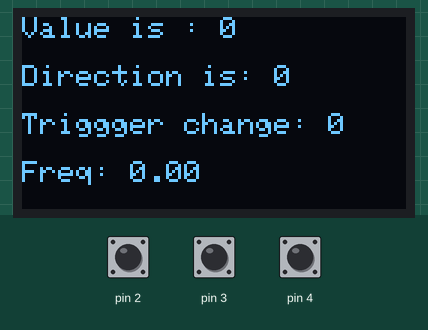
Bench run of a sketch on a simulated Arduino Uno, built with avr-gcc and run on an emulated ATmega328P. Shown: 128×64 one-colour display. The test bench sets the inputs (shaded band); at power-on: pin 2 HIGH, pin 4 HIGH, pin 3 HIGH.

Above: at 1.2 s.
1.3 s: pin 2 pulled LOW for 0.15 s
At 2.5 s:
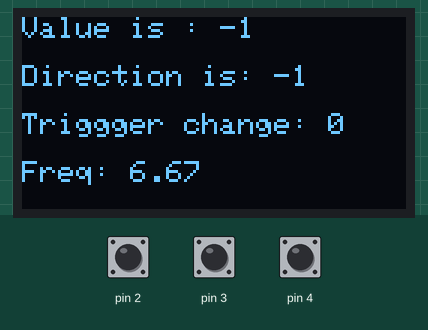
3.0 s: pin 4 pulled LOW for 0.15 s
At 4.0 s:
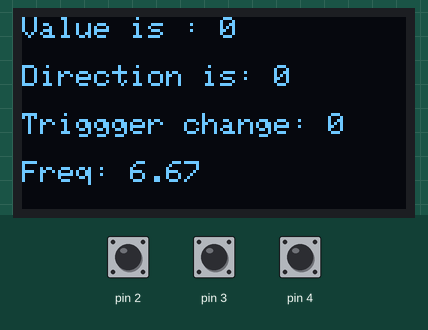
4.6 s: pin 2 pulled LOW for 1 s
At 6.6 s:
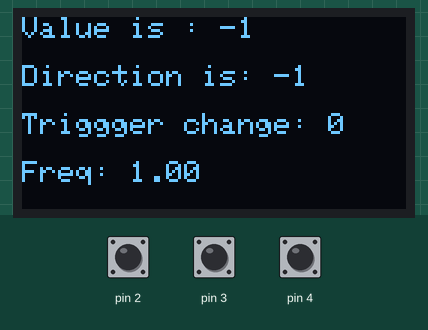
7.1 s: pin 4 pulled LOW for 1 s
At 8.2 s:
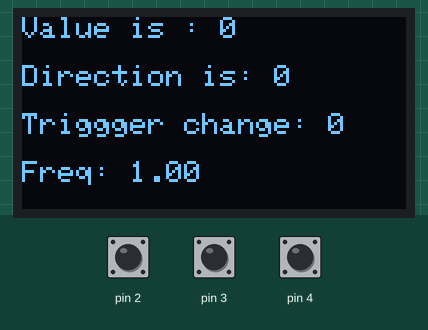
Timing chart, 0 to 10.1 s (numbered marks = the images above; inputs shaded):
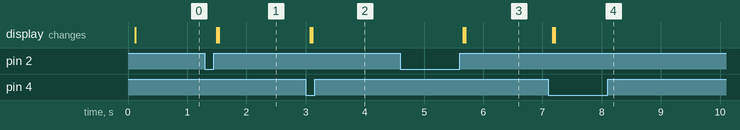

The sketch:

example_oled_SSD1306.ino
```cpp
/**
 * Test MENU DISPLAY
 *
 *  display SSD1306 I2C 4 PIN
 *    SDA: A4
 *    SCL: A5
 *
 *  Rotary encoder KY-040
 *    CLK: 2
 *    DT:  3
 *    SWC: 4
 */
#include <SPI.h>
#include <Wire.h>
#include <Adafruit_GFX.h>
#include <Adafruit_SSD1306.h>

//display settings
#define SCREEN_WIDTH 128
#define SCREEN_HEIGHT 64
#define SCREEN_ADDRESS 0x3C
#define OLED_RESET -1 //il pin reset: -1 per reset di arduino o altro pin
Adafruit_SSD1306 display(SCREEN_WIDTH, SCREEN_HEIGHT, &Wire);

//encoder
#include "SD4RotaryEncoder.h"
SD4RotaryEncoder encoder(2,3,4);

void setup(){

  Serial.begin(57600);

  if(!display.begin(SSD1306_SWITCHCAPVCC, SCREEN_ADDRESS)) {
    Serial.println(F("SSD1306 allocation failed"));
    return;
  }

  display.clearDisplay();

  display.setTextSize(1);
  display.setTextColor(SSD1306_WHITE);
  display.setCursor(0, 0);
  display.println("Display init");
  display.display();

}

void loop(){

    encoder.idle(); //wait for read changes

    long value = encoder.getValue();
    short swc = encoder.getSwc();
    short dir = encoder.getDirection(); // -1 (counterclockwise) 0(initial value) +1 (clockwise)
    float freq = encoder.getFrequency(); //rotating frequency in Hz
    bool isValueChanged  = encoder.isValueChanged();

    //when switch occour we reset value
    if(swc)
    {
      encoder.resetValue();
    }

    display.setCursor(0, 0);
    display.print("Value is : ");
    display.println(value);
    display.print("\nDirection is: ");
    display.println(dir);
    display.print("\nTriggger change: ");
    display.println(isValueChanged);
    display.print("\nFreq: ");
    display.println(freq);
    display.display();

    display.clearDisplay();

}
```

SD4RotaryEncoder.cpp
```cpp
// (licence header left out)
#include "Arduino.h"
#include "SD4RotaryEncoder.h"

//some init
static short SD4RotaryEncoder::_pinClk = -1;
static short SD4RotaryEncoder::_pinDt = -1;
static short SD4RotaryEncoder::_pinSwc = -1;
static short SD4RotaryEncoder::_clk = 0;
static short SD4RotaryEncoder::_dt = 0;
static short SD4RotaryEncoder::_swc = 0;
static short SD4RotaryEncoder::_direction = 0; //can be: -1 (counterclockwise) 0(initial value) +1 (clockwise)
static long  SD4RotaryEncoder::_value = 0;
static long  SD4RotaryEncoder::_oldvalue = 0;
static float SD4RotaryEncoder::_frequency = 0;
static float SD4RotaryEncoder::_millis = 0;
static bool  SD4RotaryEncoder::_trigger = false;

//contruct
//clk pin must be external interrupt, otherwise not works
SD4RotaryEncoder::SD4RotaryEncoder(short clk, short dt, short swc)
{
    //pin assignment
     SD4RotaryEncoder::_pinClk = clk;
     SD4RotaryEncoder::_pinDt = dt;
     SD4RotaryEncoder::_pinSwc = swc;

    pinMode(SD4RotaryEncoder::_pinClk, INPUT_PULLUP);
    pinMode(SD4RotaryEncoder::_pinDt, INPUT_PULLUP);
    pinMode(SD4RotaryEncoder::_pinSwc, INPUT_PULLUP);

    attachInterrupt(digitalPinToInterrupt(SD4RotaryEncoder::_pinClk),&SD4RotaryEncoder::avrCallback,CHANGE);
};

short SD4RotaryEncoder::getClk(){
    return SD4RotaryEncoder::_clk;
};

short SD4RotaryEncoder::getDt(){
    return SD4RotaryEncoder::_dt;
};

short SD4RotaryEncoder::getSwc(){
    return !SD4RotaryEncoder::_swc;
};

short SD4RotaryEncoder::getDirection(){
   return SD4RotaryEncoder::_direction;
}

long SD4RotaryEncoder::getValue(){

     return SD4RotaryEncoder::_value;
};

float SD4RotaryEncoder::getFrequency(){
    return SD4RotaryEncoder::_frequency;
}

void SD4RotaryEncoder::avrCallback(){
    /*
     * We have 5 step per direction
     *
       n  ck dt
       1   1  1  > idle
       2   0  1  > rotate clockwise
       3   0  0  > indeterminate
       4   1  0  > rotate counterclockwise
       5   1  1  > idle

      Rotate SX
       n  ck dt
       1   1  1  > idle
       2   1  0  > change sign
       3   0  0  > indeterminate
       4   0  1  > change sign
       5   1  1  > idle
     */

    volatile short clk = SD4RotaryEncoder::_clk = digitalRead(SD4RotaryEncoder::_pinClk);
    volatile short dt = SD4RotaryEncoder::_dt = digitalRead(SD4RotaryEncoder::_pinDt);
    volatile short step = (clk<<1) | dt;
    volatile float f = 0;

    if(!SD4RotaryEncoder::_millis) SD4RotaryEncoder::_millis = micros();

    if(step==2) SD4RotaryEncoder::_direction=1;
    if(step==3) SD4RotaryEncoder::_direction=-1;

    if(step==2 || step==3){
        SD4RotaryEncoder::_value+=(1*SD4RotaryEncoder::_direction);
        f = (micros()-SD4RotaryEncoder::_millis);
        if(f>500)
        {
           SD4RotaryEncoder::_frequency = 1/(f/1000000); //hz
        }

        SD4RotaryEncoder::_millis = 0;
    }
}

void SD4RotaryEncoder::idle(){
    _swc = digitalRead(_pinSwc);


    if(SD4RotaryEncoder::_oldvalue !=SD4RotaryEncoder::_value)
    {
        SD4RotaryEncoder::_trigger = true;
        SD4RotaryEncoder::_oldvalue = SD4RotaryEncoder::_value;
    }
    else
    {
      //  SD4RotaryEncoder::_frequency = 0;
        SD4RotaryEncoder::_trigger = false;
    }
}

void SD4RotaryEncoder::resetValue(){
   SD4RotaryEncoder::_value = SD4RotaryEncoder::_direction = 0;
}

bool SD4RotaryEncoder::isValueChanged(){
    return SD4RotaryEncoder::_trigger;
}
```

SD4RotaryEncoder.h
```cpp
// (licence header left out)
#ifndef SD4RotaryEncoder_h
#define SD4RotaryEncoder_h

#include "Arduino.h"


class SD4RotaryEncoder
{

  public:
     SD4RotaryEncoder(short clk, short dt, short swc);

     void  idle();
     void  resetValue();
     long  getValue();
     float getFrequency();
     short getClk();
     short getDt();
     short getSwc();
     short getDirection();
     bool  isValueChanged();


  private:
    static short _pinClk, _pinDt, _pinSwc, _clk, _dt, _swc, _direction;
    static long _value, _oldvalue;
    static float _frequency, _millis;
    static bool _trigger;
    static void avrCallback();
};
#endif
```

Measured:
- after the input at 1.3 s, the display: first changes after 0.20 s (image 1 shows a later state)
- after the input at 3.0 s, the display: first changes after 0.08 s (image 2 shows a later state)
- after the input at 4.6 s, the display: first changes after 1.1 s (image 3 shows a later state)
- after the input at 7.1 s, the display: first changes after 0.07 s (image 4 shows a later state)
